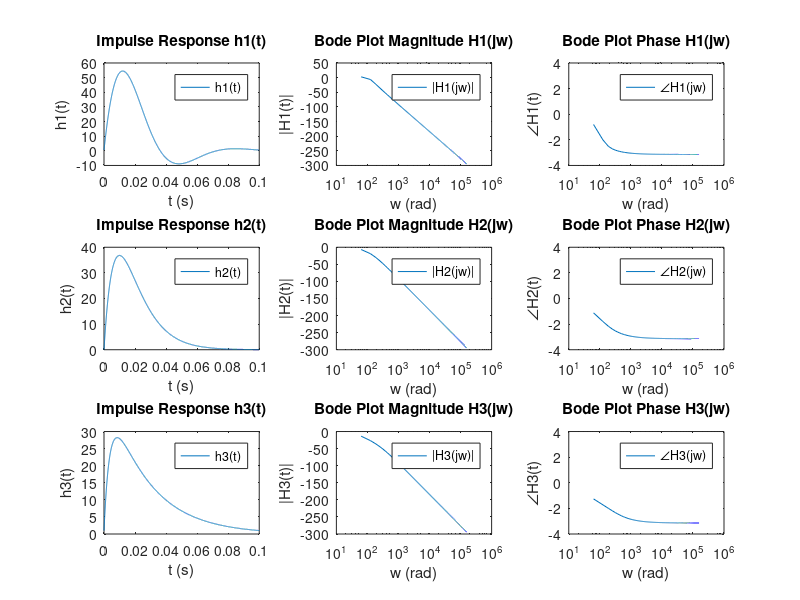

Reproduce this figure in MATLAB.
clc;    clear;

% Sampling Frequency
Fs = 50000;

% Constructing time and frequency scale
t = 0: 1 / Fs: 0.1 - 1 / Fs;
df = Fs / length(t);
w = (-Fs / 2: df: Fs / 2 - df) * 2 * pi;

% Second Order Differential System
% y''(t) + 2ζω0 y'(t) + ω0^2 y(t) = ω0^2 x(t)
% (-ω^2 + 2ζω0(jω) + ω0^2) Y(jω) = ω0^2 X(jω)
% H(jω) = (ω0^2) / (-ω^2 + 2ζω0(jω) + ω0^2)

% ωn
wn = 100;

% Different ζ's
z1 = 0.5;
z2 = 1;
z3 = 1.5;

% Construct Fourier Transform for Impulse Responses
H1 = wn^2 ./ (-w.^2 + 2 * z1 * wn * 1i * w + wn^2);
H2 = wn^2 ./ (-w.^2 + 2 * z2 * wn * 1i * w + wn^2);
H3 = wn^2 ./ (-w.^2 + 2 * z3 * wn * 1i * w + wn^2);

% Impulse Responses by Inverse Fourier Transform
h1 = ifft(ifftshift(H1 * Fs));
h2 = ifft(ifftshift(H2 * Fs));
h3 = ifft(ifftshift(H3 * Fs));

% Plot Impulse Response of ζ = 0.5
subplot(3, 3, 1);
plot(t, h1);
title('Impulse Response h1(t)');
legend('h1(t)'); 
xlabel('t (s)');
ylabel('h1(t)');

% Plot Bode Magnitude of ζ = 0.5
subplot(3, 3, 2);
semilogx(w, 20 * log(abs(H1)));
title('Bode Plot Magnitude H1(jw)');
legend('|H1(jw)|'); 
xlabel('w (rad)');
ylabel('|H1(t)|');

% Plot Bode Phase of ζ = 0.5
subplot(3, 3, 3);
semilogx(w, angle(H1));
title('Bode Plot Phase H1(jw)');
legend('∠H1(jw)'); 
xlabel('w (rad)');
ylabel('∠H1(t)');

% Plot Impulse Response of ζ = 0.5
subplot(3, 3, 4);
plot(t, h2);
title('Impulse Response h2(t)');
legend('h2(t)'); 
xlabel('t (s)');
ylabel('h2(t)');

% Plot Bode Magnitude of ζ = 0.5
subplot(3, 3, 5);
semilogx(w, 20 * log(abs(H2)));
title('Bode Plot Magnitude H2(jw)');
legend('|H2(jw)|'); 
xlabel('w (rad)');
ylabel('|H2(t)|');

% Plot Bode Phase of ζ = 0.5
subplot(3, 3, 6);
semilogx(w, angle(H2));
title('Bode Plot Phase H2(jw)');
legend('∠H2(jw)'); 
xlabel('w (rad)');
ylabel('∠H2(t)');

% Plot Impulse Response of ζ = 0.5
subplot(3, 3, 7);
plot(t, h3);
title('Impulse Response h3(t)');
legend('h3(t)'); 
xlabel('t (s)');
ylabel('h3(t)');

% Plot Bode Magnitude of ζ = 0.5
subplot(3, 3, 8);
semilogx(w, 20 * log(abs(H3)));
title('Bode Plot Magnitude H3(jw)');
legend('|H3(jw)|'); 
xlabel('w (rad)');
ylabel('|H3(t)|');

% Plot Bode Phase of ζ = 0.5
subplot(3, 3, 9);
semilogx(w, angle(H3));
title('Bode Plot Phase H3(jw)');
legend('∠H3(jw)'); 
xlabel('w (rad)');
ylabel('∠H3(t)');
